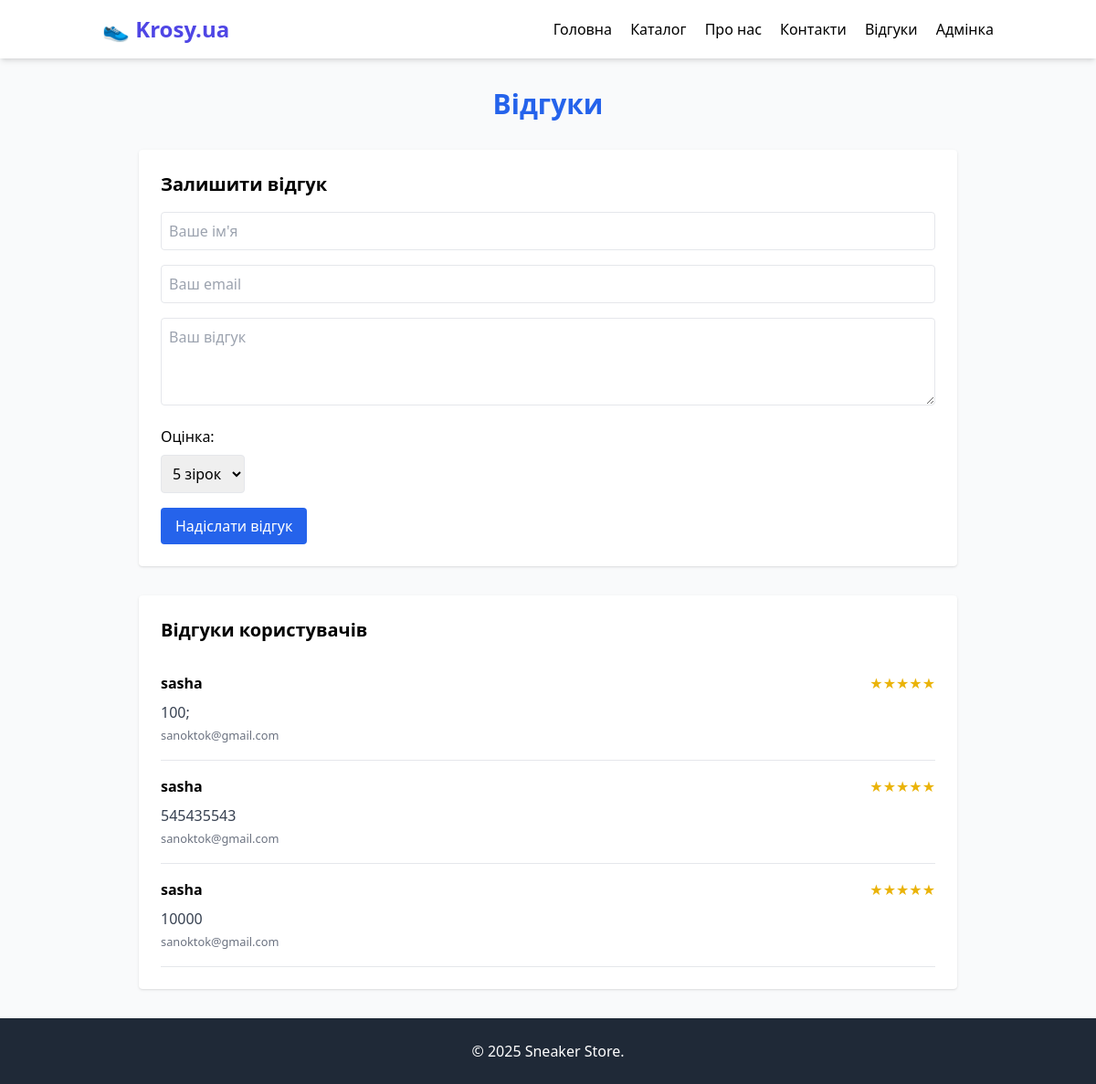
The page /feedback on the database as committed earlier.
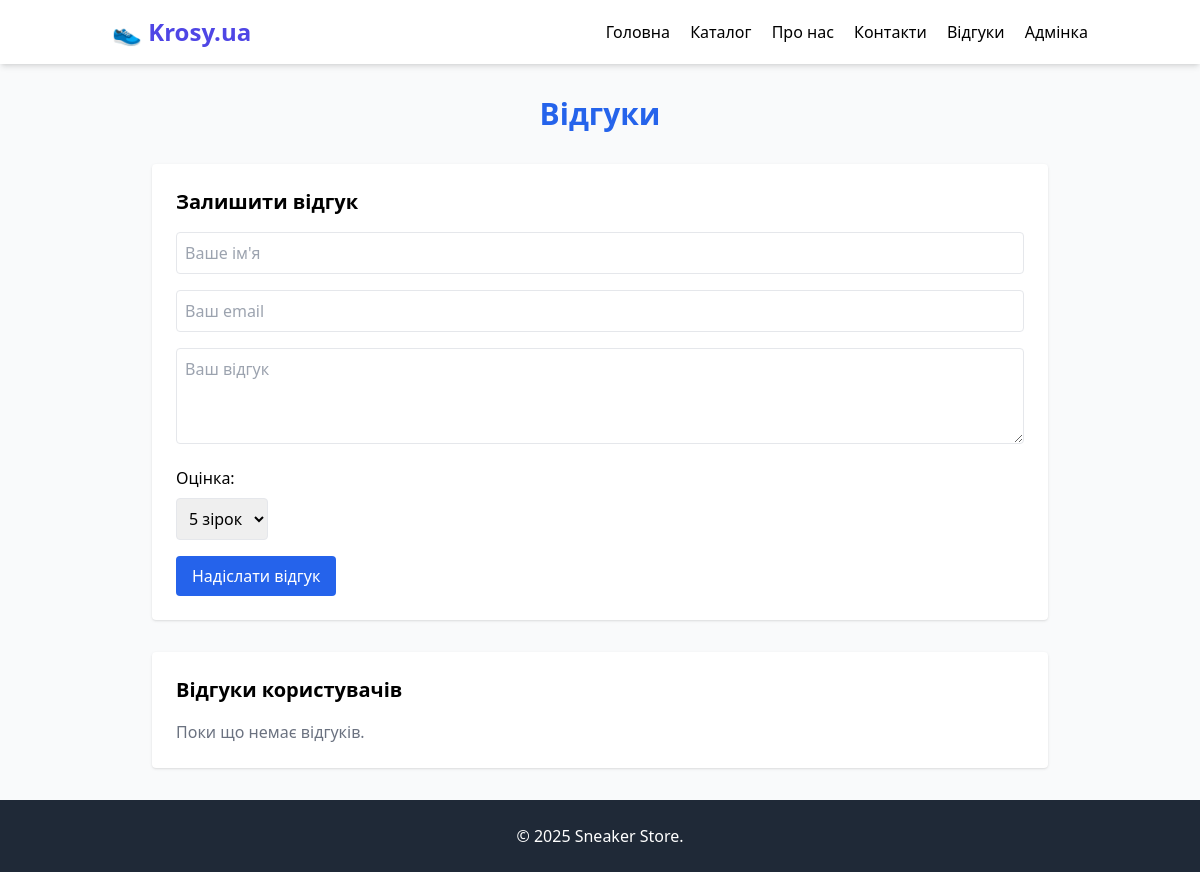
The same page on the database as committed later.
### tables this page shows
CREATE TABLE feedback (
            id INTEGER PRIMARY KEY AUTOINCREMENT,
            name TEXT NOT NULL,
            email TEXT NOT NULL,
            message TEXT NOT NULL,
            rating INTEGER DEFAULT 5
        );

### routes/feedback.py (the view, shortened to what this page needs)
@feedback_bp.route('/feedback', methods=['GET', 'POST'])
def feedback():
    reviews = get_all_feedback()
    return render_template('feedback.html', title="Відгуки", reviews=reviews)

### models.py (called while the page is built)
def get_db_connection():
    conn = sqlite3.connect('db.sqlite')
    conn.row_factory = sqlite3.Row
    return conn

def get_all_feedback():
    conn = get_db_connection()
    reviews = conn.execute('SELECT * FROM feedback ORDER BY id DESC').fetchall()
    conn.close()
    return reviews

### templates/feedback.html (shortened to what this page needs)
{% extends "base.html" %}
{% block content %}
<div class="max-w-4xl mx-auto">
    <h1 class="text-3xl font-bold mb-8 text-center text-blue-600">Відгуки</h1>
    <div class="bg-white p-6 rounded shadow mb-8">
        <h2 class="text-xl font-bold mb-4">Залишити відгук</h2>
        <form method="POST" action="/feedback">
            <div class="mb-4">
                <input type="text" name="name" placeholder="Ваше ім'я" required class="w-full border p-2 rounded">
            </div>
            <div class="mb-4">
                <input type="email" name="email" placeholder="Ваш email" required class="w-full border p-2 rounded">
            </div>
            <div class="mb-4">
                <textarea name="message" placeholder="Ваш відгук" required class="w-full border p-2 rounded h-24"></textarea>
            </div>
            <div class="mb-4">
                <label class="block mb-2">Оцінка:</label>
                <select name="rating" class="border p-2 rounded">
                    <option value="5">5 зірок</option>
                </select>
            </div>
            <button type="submit" class="bg-blue-600 text-white px-4 py-2 rounded hover:bg-blue-700">Надіслати відгук</button>
        </form>
    </div>
    <div class="bg-white p-6 rounded shadow">
        <h2 class="text-xl font-bold mb-4">Відгуки користувачів</h2>
        {% if reviews %}
            {% for review in reviews %}
            <div class="border-b py-4">
                <div class="flex justify-between items-center mb-2">
                    <strong>{{ review['name'] }}</strong>
                    <span class="text-yellow-500">{% for i in range(review['rating']) %}★{% endfor %}</span>
                </div>
                <p class="text-gray-700">{{ review['message'] }}</p>
                <small class="text-gray-500">{{ review['email'] }}</small>
            </div>
            {% endfor %}
        {% else %}
            <p class="text-gray-500">Поки що немає відгуків.</p>
        {% endif %}
    </div>
</div>
{% endblock %}

Rows that differ between the two databases and show on the page:
removed feedback: name "sasha", rating 5 (drawn), message "100;", email "sanoktok@gmail.com"
removed feedback: name "sasha", rating 5 (drawn), message "545435543", email "sanoktok@gmail.com"
removed feedback: name "sasha", rating 5 (drawn), message "10000", email "sanoktok@gmail.com"
Other text that changed with them:
text now shown: "Поки що немає відгуків."
